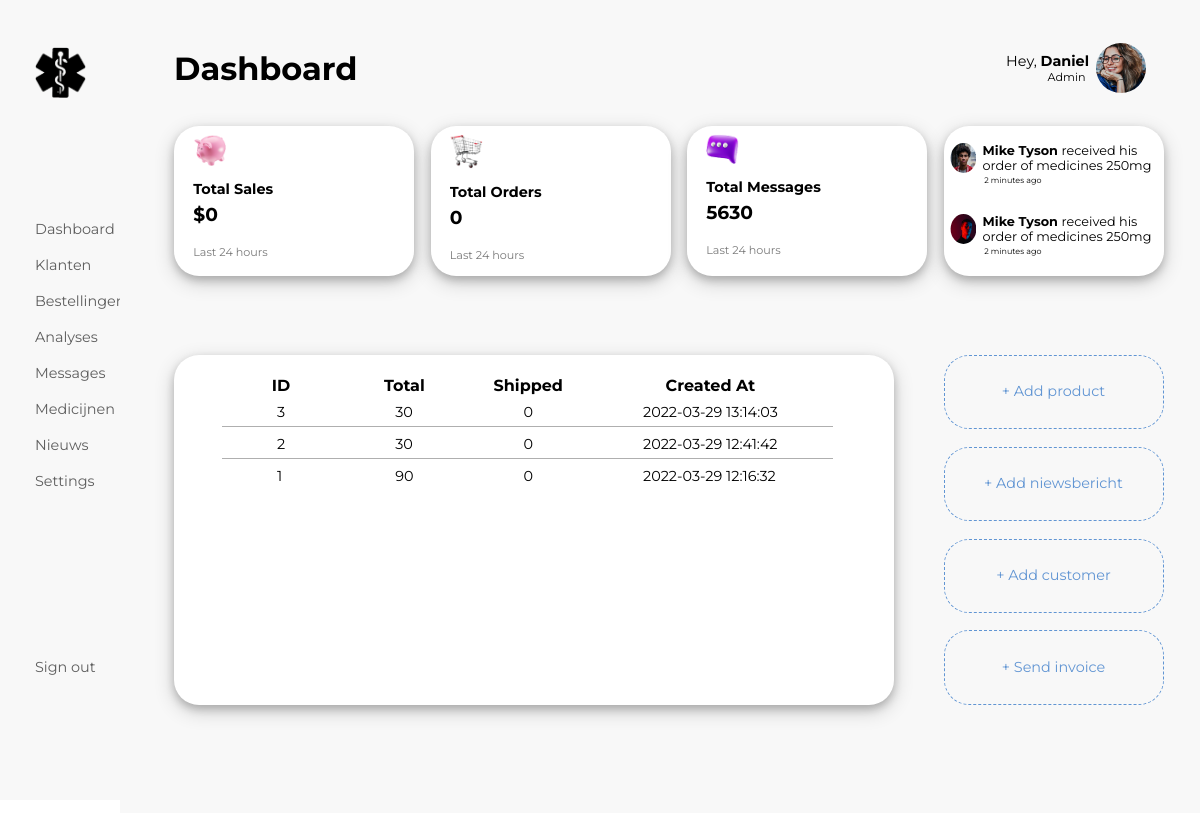
The app's page /admin.php with its own data.
### tables this page shows
CREATE TABLE `order_details` (
  `ID` int(11) NOT NULL,
  `users_id` int(11) NOT NULL,
  `total` decimal(10,0) NOT NULL,
  `shipped` tinytext NOT NULL DEFAULT '0' COMMENT '1 = Shipped\r\n0 = Not Shipped',
  `tracking_number` varchar(60) NOT NULL,
  `created_at` timestamp NOT NULL DEFAULT current_timestamp(),
  `modified_at` timestamp NOT NULL DEFAULT current_timestamp()
);

### admin.php (the view, shortened to what this page needs)
<?php
include 'includes/db_connection.php';
$sql = "SELECT ID from order_details WHERE created_at >= NOW() - INTERVAL 1 DAY;";
$result = mysqli_query($conn, $sql);
$totalOrders = mysqli_num_rows($result);
$i = 0;
?>
<!DOCTYPE html>
<html lang="en">
<head>
    <link rel="stylesheet" href="css/style.css">
</head>
<body>
        <aside class="admin__aside">
            <a href="index.php"><img class="admin-logo" src="images/logo/logo_black.png" alt="Profile Picture of current user"></a>
            <ul>
            <a href="admin.php">Dashboard</a>
                <a href="admin.php">Klanten</a>
                <a href="admin.php">Bestellingen</a>
                <a href="admin.php">Analyses</a>
                <a href="admin.php">Messages</a>
                <a href="admin-products.php">Medicijnen</a>
                <a href="admin-news.php">Nieuws</a>
                <a href="admin-settings.php">Settings</a>
            </ul>
            <a class="admin-sign-out" href="includes/logout.inc.php">Sign out</a>
        </aside>
        <div class="admin-background">
        <div class="admin-top-flex">
    <h1 class="admin-top-title">Dashboard</h1>
    <div class="admin-top-flex-1">
    <p class="admin-top-welcome">Hey, <span class="admin-top-name">Daniel</span></p>
    <p class="admin-top-function">Admin</p>
    </div>
    <img class="admin-top-user" src="images/profile/profile-3.jpg" alt="Photo of admin">
    </div>
    <div class="admin-grid">
        <div class="admin-grid-sales">
        <img class="admin-grid-img"  src="images/admin-sales.png" alt="">
        <p class="admin-grid-title">Total Sales</p>
        <h3 class="admin-grid-php">$<?php echo $i ?></hs3>
        <p class="admin-grid-subtitle">Last 24 hours</p>
        </div>
        <div class="admin-grid-orders">
            <img class="admin-grid-img" src="images/admin-cart.png" alt="">
            <p class="admin-grid-title">Total Orders</p>
            <h3 class="admin-grid-php"><?php echo $totalOrders ?></h3>
            <p class="admin-grid-subtitle">Last 24 hours</p>
        </div>
        <div class="admin-grid-messages">
            <img class="admin-grid-img" src="images/admin-chat.png" alt="">
            <p class="admin-grid-title">Total Messages</p>
            <h3 class="admin-grid-php">5630</h3>
            <p class="admin-grid-subtitle">Last 24 hours</p>
        </div>
        <div class="admin-grid-updates">
            <div class="admin-grid-updates-user">
            <div class="admin-grid-updates-flex">
            <img class="admin-grid-updates-picture"src="images/profile/profile-1.jpg" alt="">
            <p class="admin-grid-updates-msg"><span class="admin-username">Mike Tyson </span>received his order of medicines 250mg</p>
</div>
            <p class="admin-grid-updates-time">2 minutes ago</p>
            </div>
            <div class="admin-grid-updates-user">
                <div class="admin-grid-updates-flex">
            <img class="admin-grid-updates-picture" src="images/profile/profile-2.jpg" alt="">
            <p class="admin-grid-updates-msg"><span class="admin-username">Mike Tyson </span>received his order of medicines 250mg</p>
            </div>
            <p class="admin-grid-updates-time">2 minutes ago</p>
            </div>
        </div>
        <div class="admin-grid-orders-2">
        <table class="admin-table">
            <tr>
                <th>ID</th>
                <th>Total</th>
                <th>Shipped</th>
                <th>Created At</th>
            </tr>
        <?php
            $sql = "SELECT * FROM order_details ORDER BY ID DESC LIMIT 10";
$result = mysqli_query($conn, $sql);
while ($row = mysqli_fetch_assoc($result)) { ?>
    <tr class="admin-tr">
                <td><?php echo $row['ID'] ?></td>
                <td><?php echo $row['total'] ?></td>
                <td><?php echo $row['shipped'] ?></td>
                <td><?php echo $row['created_at'] ?></td>
            </tr>
            <?php
}
?>
        </table>
        </div>
        <div class="admin-grid-add">
        <div>+  Add product</div>
        <div>+  Add niewsbericht</div>
        <div>+  Add customer</div>
        <div>+  Send invoice</div>
        </div>
    </div>
    </div>
</body>
</html>

### css/style.css (style rules this page uses)
* { margin: 0; padding: 0; box-sizing: border-box; overflow-x: hidden; font-family: "Montserrat"; scroll-behavior: smooth; }
.admin__aside { float: left; height: 100vh; width: 10vw; background-color: rgb(248, 248, 248); padding-left: 35px; }
.admin-logo { max-width: 60%; padding-bottom: 100px; margin-top: 40px; }
.admin__aside a { display:inline-block; margin: 7px 0px; text-decoration: none; color: rgb(94, 94, 94); font-size: 0.9rem; }
.admin-sign-out { display: inline-block; padding-top: 150px; }
.admin-grid { display: grid; grid-template-columns: 1fr 1fr 1fr 1fr; grid-template-rows: 1fr 1fr 1fr; background-color: rgb(248, 248, 248); padding-left: 5%; height: 90vh; padding-top: 3%; }
.admin-background { background-color: rgb(248, 248, 248); }
.admin-grid-sales { padding-left: 1.2rem; padding-top: 0.5rem; grid-column-start: 1; grid-column-end: 2; grid-row-start: 1; grid-row-end: 2; height: 150px; width: 240px; background: #fff; border-radius: 25px; box-shadow: 0 4px 8px 0 rgba(0, 0, 0, 0.2), 0 6px 20px 0 rgba(0, 0, 0, 0.19); }
.admin-grid-title { font-weight: bold; padding: 10px 0px 5px 0px; font-size: 0.9rem; }
.admin-grid-subtitle { font-size: 0.7rem; margin-top: 1.2rem; color:#7a7a7a; font-weight: 400; }
.admin-grid-orders { padding-left: 1.2rem; padding-top: 0.5rem; grid-column-start: 2; grid-column-end: 3; grid-row-start: 1; grid-row-end: 2; height: 150px; width: 240px; background: #fff; border-radius: 25px; box-shadow: 0 4px 8px 0 rgba(0, 0, 0, 0.2), 0 6px 20px 0 rgba(0, 0, 0, 0.19); }
.admin-grid-messages { padding-left: 1.2rem; padding-top: 0.5rem; grid-column-start: 3; grid-column-end: 4; grid-row-start: 1; grid-row-end: 2; height: 150px; width: 240px; background: #fff; border-radius: 25px; box-shadow: 0 4px 8px 0 rgba(0, 0, 0, 0.2), 0 6px 20px 0 rgba(0, 0, 0, 0.19); }
.admin-grid-updates { grid-column-start: 4; grid-column-end: 5; grid-row-start: 1; grid-row-end: 2; height: 150px; width: 220px; background: #fff; border-radius: 25px; box-shadow: 0 4px 8px 0 rgba(0, 0, 0, 0.2), 0 6px 20px 0 rgba(0, 0, 0, 0.19); }
.admin-grid-orders-2 { padding-left: 3rem; padding-top: 1.3rem; grid-row-start: 2; grid-row-end: 4; grid-column-start: 1; grid-column-end: 4; background: #fff; border-radius: 25px; height: 350px; width: 720px; box-shadow: 0 4px 8px 0 rgba(0, 0, 0, 0.2), 0 6px 20px 0 rgba(0, 0, 0, 0.19); }
admin-grid-orders-2 th, td { padding-inline: 55px; padding-top: 8px; padding-bottom: 5px; font-size: 0.9rem; }
.admin-table { border-collapse: collapse; }
.admin-tr { border-bottom: 1px solid rgba(0, 0, 0, 0.313); }
.admin-table .admin-tr:last-child { border: 0; }
.admin-grid-add { grid-row-start: 2; grid-row-end: 4; grid-column-start: 4; grid-column-end: 5; background: #fff; height: 350px; width: 220px; }
.admin-grid-img { width: 15%; }
.admin-username { font-weight: bold; }
.admin-grid-updates-picture { height: 30px; width: 60px; border-radius: 50%; padding-left: 3%; padding-right: 3%; }
.admin-grid-updates-flex { display: flex; flex-direction: row; margin-top: 8%; }
.admin-grid-updates-msg { font-size: 0.8rem; }
.admin-grid-updates-time { font-size: 0.5rem; padding-bottom: 5%; padding-left: 18.5%; padding-top: 1%; }
.admin-grid-add { background-color: rgb(248, 248, 248); display: grid; grid-template-rows: 1fr 1fr 1fr 1fr; gap: 5%; }
.admin-grid-add div { border-radius: 25px; border: 1.8px dashed #6195d3; color: #6195d3; font-size: 0.9rem; text-align: center; padding-top: 12%; }
.admin-top-flex { display: flex; flex-direction: row; padding-top: 4%; align-items: center; }
.admin-top-title { flex: 1; padding-left: 5%; }
.admin-top-welcome { font-size: 0.9rem; }
.admin-top-function { font-size: 0.7rem; padding-left: 50%; }
.admin-top-name { font-weight: bold; }
.admin-top-user { height: 50px; width: 50px; border-radius: 50%; margin-right: 5%; margin-left: 7px; }
.admin-top-flex-1 { display: flex; flex-direction: column; }

### records on screen
order_details: ID "3", total "30", shipped "0", created_at "2022-03-29 13:14:03"
order_details: ID "2", total "30", shipped "0", created_at "2022-03-29 12:41:42"
order_details: ID "1", total "90", shipped "0", created_at "2022-03-29 12:16:32"

### other values on screen
$i "0"
$totalOrders "0"
